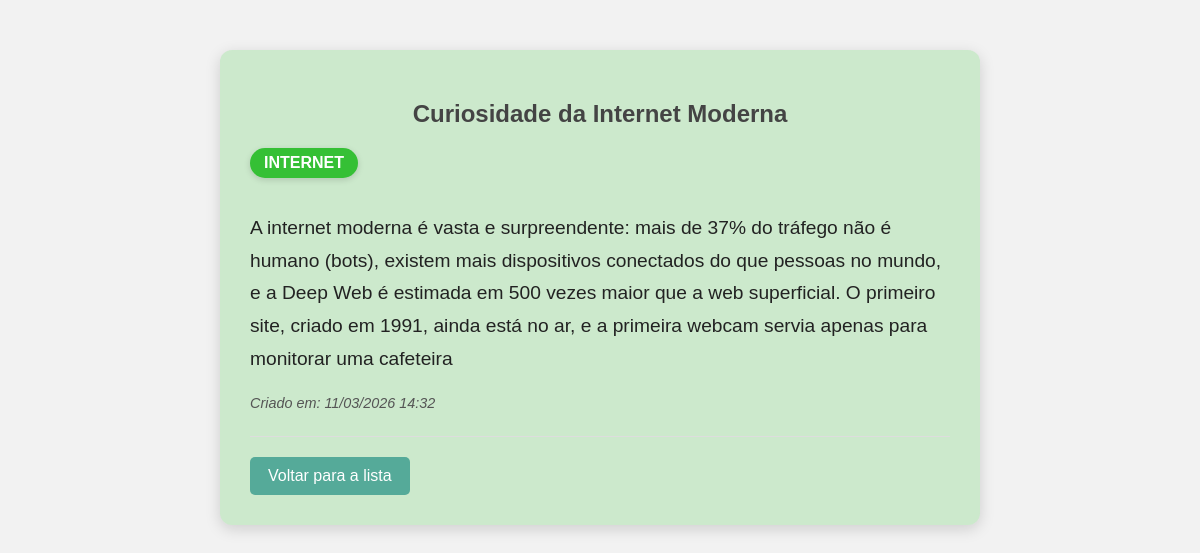
The app's page /8/ with its own data.
### curiosidades/models.py (models this page shows, shortened)
class Curiosidade(models.Model):
    titulo = models.CharField(max_length=200)
    conteudo = models.TextField()
    categoria = models.CharField(max_length=100, blank=True)
    data_criacao = models.DateTimeField(auto_now_add=True)

### curiosidades/views.py (the view)
# urls.py: path('<int:curiosidade_id>/', views.detalhe, name='detalhe'),
def detalhe(request, curiosidade_id):
    curiosidade = get_object_or_404(Curiosidade, pk=curiosidade_id)
    curiosidade.slug_categoria = slugify(curiosidade.categoria)
    termo = request.GET.get('q', '')
    curiosidade.titulo_destaque = destacar_texto(curiosidade.titulo, termo)
    curiosidade.conteudo_destaque = destacar_texto(curiosidade.conteudo, termo)
    return render(
        request,
        'curiosidades/detalhe.html',
        {'curiosidade': curiosidade}
    )

### curiosidades/views.py (called while the page is built)
def destacar_texto(texto, termo):
    if not termo:
        return texto
    regex = re.compile(re.escape(termo), re.IGNORECASE)
    return regex.sub(r'<span class="destaque">\g<0></span>', texto)

### curiosidades/templates/curiosidades/detalhe.html (shortened to what this page needs)
<!DOCTYPE html>
<html lang="pt-BR">
<head>
    {% load static %}
    <link rel="stylesheet" href="{% static 'curiosidades/style.css' %}">
</head>
<body>
    <main>
        <article class="container-detalhe {{ curiosidade.slug_categoria }}">
            <h1>
                {{ curiosidade.titulo_destaque|default:curiosidade.titulo|safe }}
            </h1>
            <span class="badge-categoria">
                {{ curiosidade.categoria }}
            </span>
            <p class="conteudo-curiosidade">
                {{ curiosidade.conteudo_destaque|default:curiosidade.conteudo|safe }}
            </p>
            <p class="data-criacao">
                <em>Criado em: {{ curiosidade.data_criacao|date:"d/m/Y H:i" }}</em>
            </p>
            <hr>
            <a href="{% url 'index' %}"
               class="botao-voltar"
               aria-label="Voltar para a lista de curiosidades">
               Voltar para a lista
            </a>
        </article>
    </main>
</body>
</html>

### curiosidades/static/curiosidades/style.css (style rules this page uses)
body { font-family: Arial, sans-serif; margin: 20px; background-color: #f2f2f2; color: #333; transition: background-color 0.3s, color 0.3s; }
h1 { text-align: center; color: #444; }
.container-detalhe { max-width: 700px; margin: 50px auto; padding: 30px; border-radius: 12px; box-shadow: 0 4px 15px rgba(0,0,0,0.15); background-color: #ffffffdd; color: #222; transition: transform 0.2s, box-shadow 0.2s; }
.badge-categoria { display: inline-block; padding: 6px 14px; border-radius: 20px; font-weight: bold; color: #fff; margin-bottom: 15px; text-transform: uppercase; box-shadow: 0 2px 6px rgba(0,0,0,0.15); }
.conteudo-curiosidade { font-size: 1.2rem; line-height: 1.7; margin-bottom: 20px; }
.data-criacao { color: #555; font-size: 0.9rem; margin-bottom: 25px; }
.botao-voltar { display: inline-block; padding: 10px 18px; background-color: #5a9; color: white; border-radius: 5px; text-decoration: none; }
.container-detalhe.internet { background-color: #35c03533; }
.container-detalhe.internet .badge-categoria { background-color: #35c035; }
hr { margin: 20px 0; border: none; border-top: 1px solid #ddd; }

### records on screen
Curiosidade: titulo_destaque "Curiosidade da Internet Moderna", categoria "INTERNET", conteudo_destaque "A internet moderna é vasta e surpreendente: mais de 37% do tráfego não é humano (bots), existem mais dispositivos conectados do que pessoas no mundo, e a Deep Web é estimada em 500 vezes maior que a web superficial. O primeiro site, criado em 1991, ainda está no ar, e a primeira webcam servia apenas para monitorar uma cafeteira", data_criacao "11/03/2026 14:32"
